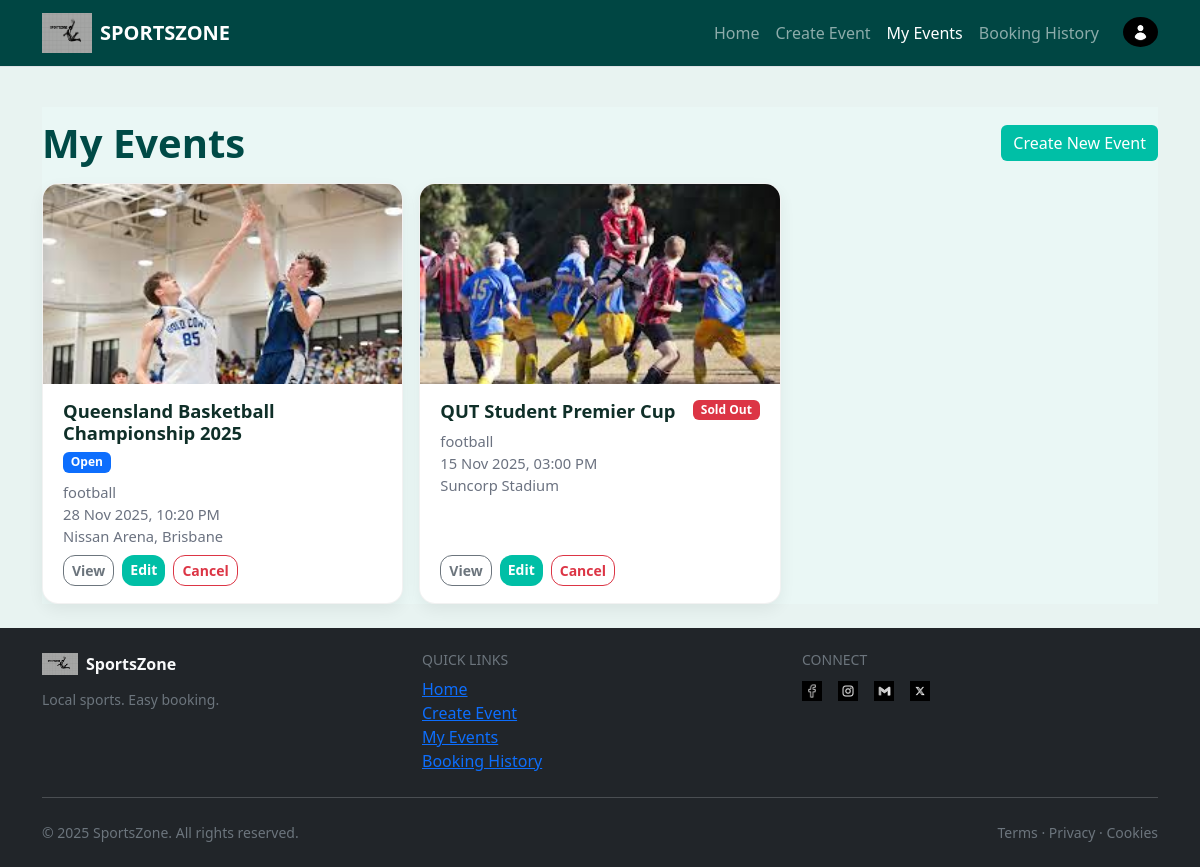
The app's page /my-events (signed in) with its own data.
### SportsZone/models.py (models this page shows, shortened)
class Event(db.Model):
    __tablename__ = "events"
    id = db.Column(db.Integer, primary_key=True)
    user_id = db.Column(db.Integer, db.ForeignKey("users.id"), nullable=False)  # creator/owner
    venue_id = db.Column(db.Integer, db.ForeignKey("venues.id"))
    sports_type = db.Column(db.String(64), index=True)  # Football, Basketball, etc.
    event_title = db.Column(db.String(256), nullable=False)
    home_team_name = db.Column(db.String(64))
    away_team_name = db.Column(db.String(64))
    event_image = db.Column(db.String(256))  # filename in /static/img
    description = db.Column(db.Text)
    start_datetime = db.Column(db.DateTime, default=datetime.utcnow, nullable=False)
    end_datetime = db.Column(db.DateTime)
    status = db.Column(db.String(32), index=True, default="Open", nullable=False)
    total_tickets = db.Column(db.Integer, default=120, nullable=False)
    tickets_sold = db.Column(db.Integer, default=0, nullable=False)
    ticket_price = db.Column(db.Float, default=0.0, nullable=False)
    comments = db.relationship(
        "Comment", backref="event", lazy=True, cascade="all, delete-orphan"
    )
    bookings = db.relationship(
        "Booking", backref="event", lazy=True, cascade="all, delete-orphan"
    )

class Venue(db.Model):
    __tablename__ = "venues"
    id = db.Column(db.Integer, primary_key=True)
    venue_name = db.Column(db.String(128), nullable=False)
    venue_address = db.Column(db.String(256))
    capacity = db.Column(db.Integer)
    events = db.relationship("Event", backref="venue", lazy=True)

### SportsZone/views.py (the view)
@main_bp.route("/my-events", methods=["GET"], endpoint="my_events")
@login_required
def my_events():
    events = (
        Event.query.filter(Event.user_id == current_user.id)
        .order_by(Event.start_datetime.desc())
        .all()
    )
    return render_template("my_events.html", title="My Events", events=events)

### SportsZone/templates/my_events.html (shortened to what this page needs)
{% extends "base.html" %}
{% block body %}
<div class="my-events-page">
  <div class="d-flex align-items-center justify-content-between mb-3">
    <h1 class="page-title m-0">My Events</h1>
    <a href="{{ url_for('main.create_event') }}" class="btn btn-primary">Create New Event</a>
  </div>
  {% if events %}
    {% set badge_map = {'Open':'primary','Sold Out':'danger','Cancelled':'secondary','Inactive':'warning'} %}
    <div class="row g-3">
      {% for e in events %}
        <div class="col-12 col-md-6 col-lg-4">
          <article class="event-card">
            <div class="thumb-wrap">
              {% if e.event_image %}
                <img class="thumb" src="{{ url_for('static', filename='img/' ~ e.event_image) }}" alt="{{ e.event_title }}">
              {% else %}
                <div class="thumb d-flex align-items-center justify-content-center text-uppercase fw-bold"
                     style="background:#c8f6ef;color:#0f2f28;font-size:2rem;">
                  {{ e.event_title[:1] if e.event_title else 'E' }}
                </div>
              {% endif %}
            </div>
            <div class="body">
              <div class="d-flex align-items-start justify-content-between flex-wrap gap-2 mb-2">
                <h2 class="title">{{ e.event_title }}</h2>
                <span class="badge text-bg-{{ badge_map.get(e.status,'secondary') }}">{{ e.status }}</span>
              </div>
              <div class="meta">
                {{ e.sports_type or 'sport' }}<br>
                {% if e.start_datetime %}{{ e.start_datetime.strftime('%d %b %Y, %I:%M %p') }}{% endif %}<br>
                {% if e.venue %}{{ e.venue.venue_name }}{% endif %}
              </div>
            </div>
            <div class="card-footer">
              <div class="actions d-flex flex-wrap gap-2">
                <a href="{{ url_for('main.view_event', event_id=e.id) }}"
                   class="btn btn-outline-secondary btn-sm">View</a>
                <a href="{{ url_for('main.create_event', event_id=e.id) }}"
                   class="btn btn-primary btn-sm">Edit</a>
                <form method="POST"
                      action="{{ url_for('main.cancel_event', event_id=e.id) }}"
                      onsubmit="return confirm('Cancel this event? This will stop further bookings.');"
                      class="d-inline">
                  <button class="btn btn-outline-danger btn-sm"
                          {% if e.status == 'Cancelled' %}disabled{% endif %}>
                    Cancel
                  </button>
                </form>
              </div>
            </div>
          </article>
        </div>
      {% endfor %}
    </div>
  {% else %}
    <div class="alert alert-info mt-3">You haven’t created any events yet.</div>
  {% endif %}
</div>
{% endblock %}

### SportsZone/static/style.css (style rules this page uses)
body { background-color: #E8F3F1; color: #0F2F28; }
.btn-primary { background-color: #00A896; border-color: #00A896; }
.my-events-page { padding-top: .75rem; background: #eaf7f5; }
.my-events-page .page-title { font-weight: 800; color: #004a46; margin-bottom: 1rem; }
.my-events-page .event-card { border: 1px solid rgba(0,0,0,.05); border-radius: 16px; overflow: hidden; background: #fff; box-shadow: 0 6px 16px rgba(0,0,0,.06); transition: transform .18s ease, box-shadow .18s ease; height: 100%; display: flex; flex-direction: column; }
.my-events-page .thumb-wrap { position: relative; min-height: 200px; background: #eaf7f5; }
.my-events-page .thumb { position: absolute; inset: 0; width: 100%; height: 100%; object-fit: cover; }
.my-events-page .body { padding: 1rem 1.25rem .5rem; }
.my-events-page .title { font-size: 1.15rem; font-weight: 800; margin: 0; color: #0f2f28; }
.my-events-page .meta { margin-top: .35rem; color: #6b7280; font-size: .92rem; }
.my-events-page .badge { font-weight: 700; }
.my-events-page .card-footer { background: transparent; border-top: 0; padding: 0 1.25rem 1.1rem; margin-top: auto; }
.my-events-page .actions .btn { border-radius: 12px; font-weight: 600; }
.my-events-page .btn-primary { background: #00bfa6; border: none; }

### records on screen
Event: event_image (picture), event_title "Queensland Basketball Championship 2025", status "Open", sports_type "football", start_datetime "28 Nov 2025, 10:20 PM", venue.venue_name "Nissan Arena, Brisbane"
Event: event_image (picture), event_title "QUT Student Premier Cup", status "Sold Out", sports_type "football", start_datetime "15 Nov 2025, 03:00 PM", venue.venue_name "Suncorp Stadium"
